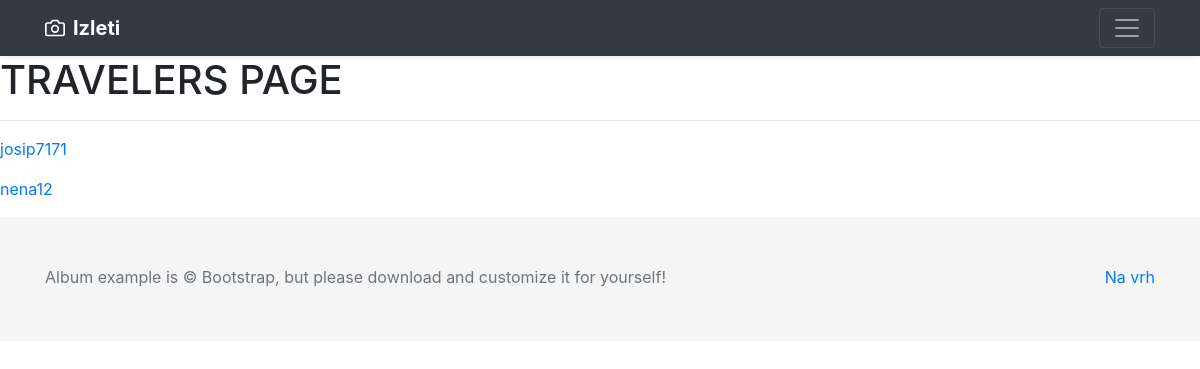
/travelers, run on an earlier commit of the app's database.
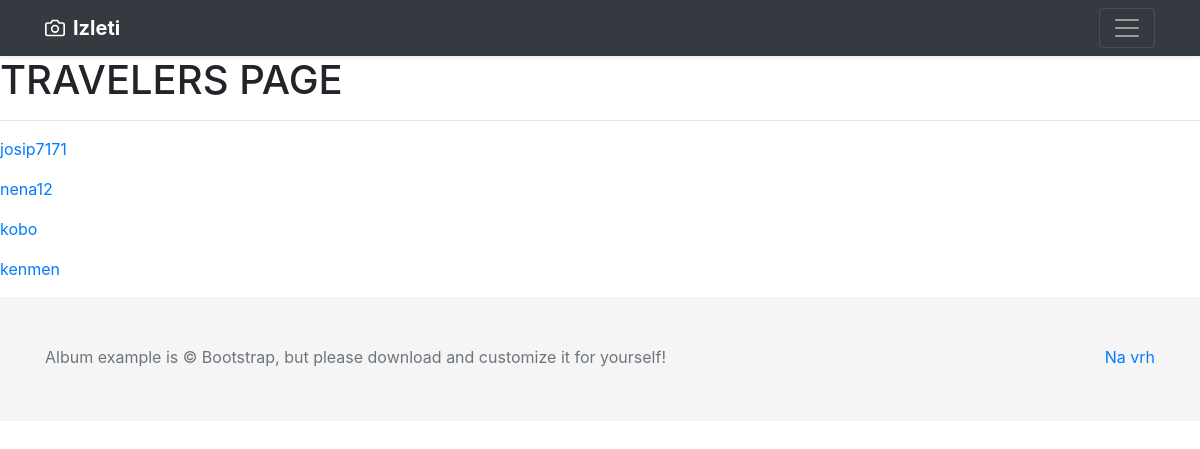
And on a later commit of the database.
### app/models.py (models this page shows, shortened)
class User(db.Model, UserMixin):
    id = db.Column(db.Integer, primary_key=True)
    first_name = db.Column(db.String(25), nullable=False)
    last_name = db.Column(db.String(25), nullable=False)
    full_name = db.Column(db.String(51), nullable=False)
    username = db.Column(db.String(20), unique=True, nullable=False)
    email = db.Column(db.String(50), unique=True, nullable=False)
    address = db.Column(db.String(60))
    country = db.Column(db.String(30))
    phone_number = db.Column(db.String(25))
    gender = db.Column(db.Enum('male', 'female'), nullable=False)
    birth_date = db.Column(db.Date)
    about_me = db.Column(db.String(120))
    date_joined = db.Column(db.DateTime, nullable=False, default=datetime.utcnow)
    active = db.Column(db.Enum('yes', 'no'), default='yes')
    image_file = db.Column(db.String(20), nullable=False, default='default.jpg')
    password = db.Column(db.String(60), nullable=False)
    trips = db.relationship('Trip', backref='author', lazy=True)
    trips_joined = db.relationship('Trip', secondary=user_identifier, lazy='subquery',
                                   backref=db.backref('users', lazy=True))

### app/users/routes.py (the view)
@users.route('/travelers')
def travelers():
    users = User.query.all()
    return render_template('travelers.html', users=users, title='Travelers')

### app/templates/travelers.html
{% extends "layout.html" %}
{% block content %}
    <h1>TRAVELERS PAGE</h1><hr>
    {% for user in users %}
        <p><a href="#">{{ user.username }}</a></p>
    {% endfor %}
{% endblock content %}

What changed in the data, as far as the page shows it:
added User: username "kobo"
added User: username "kenmen"
